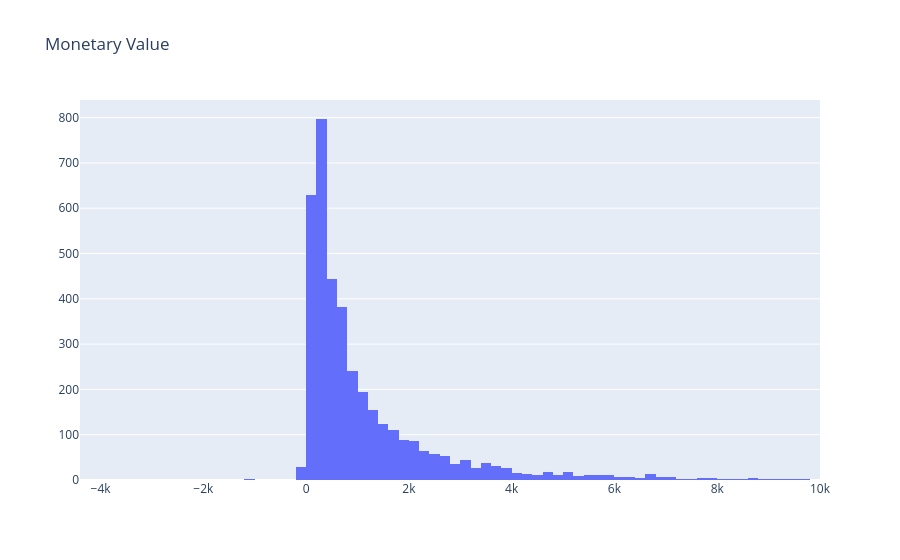

The notebook cell saved with this chart:
### Code cell
plot_data = [
    go.Histogram(
        x=df_user.query('Revenue < 10000')['Revenue']
    )
]

plot_layout = go.Layout(
        title='Monetary Value'
    )
fig = go.Figure(data=plot_data, layout=plot_layout)
fig.show()

### Figure 1 — Plotly figure (JSON) as saved in the notebook; plotly's stock layout.template omitted (floating-point values rounded to 4 significant figures; data arrays with more than 128 entries replaced by an {"elided": "..."} marker saying what was removed)
{"data": [{"type": "histogram", "x": {"elided": "3870 float values"}}], "layout": {"title": {"text": "Monetary Value"}}}
